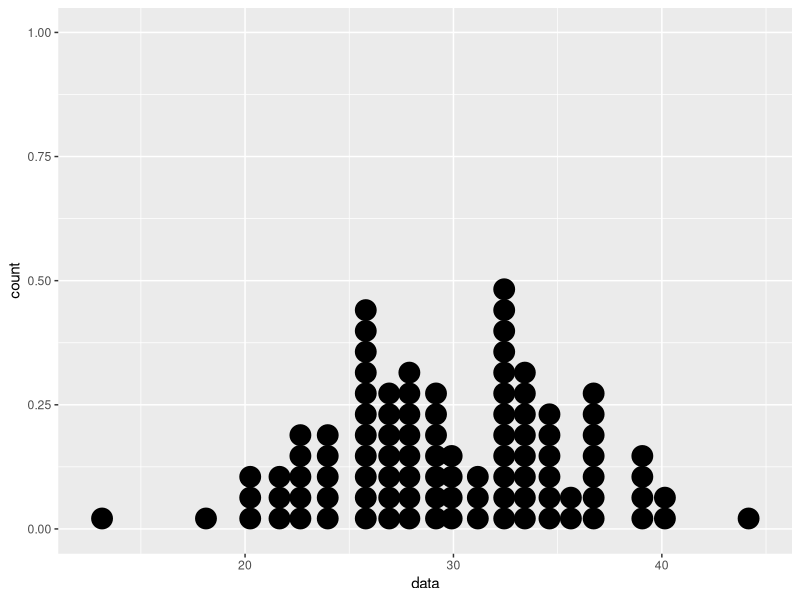
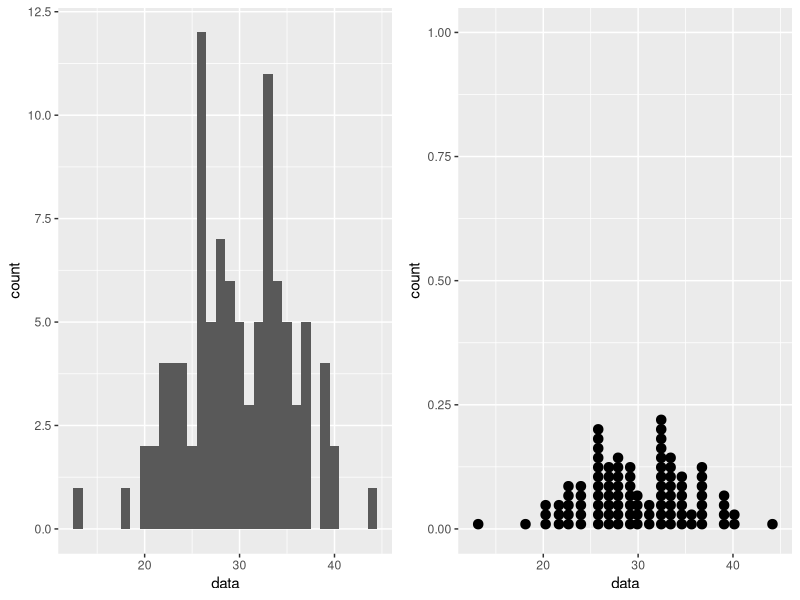
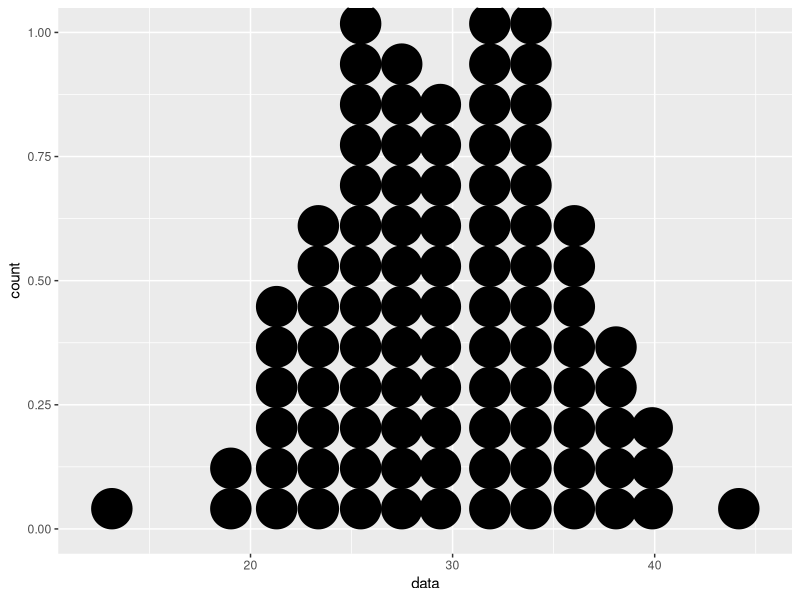
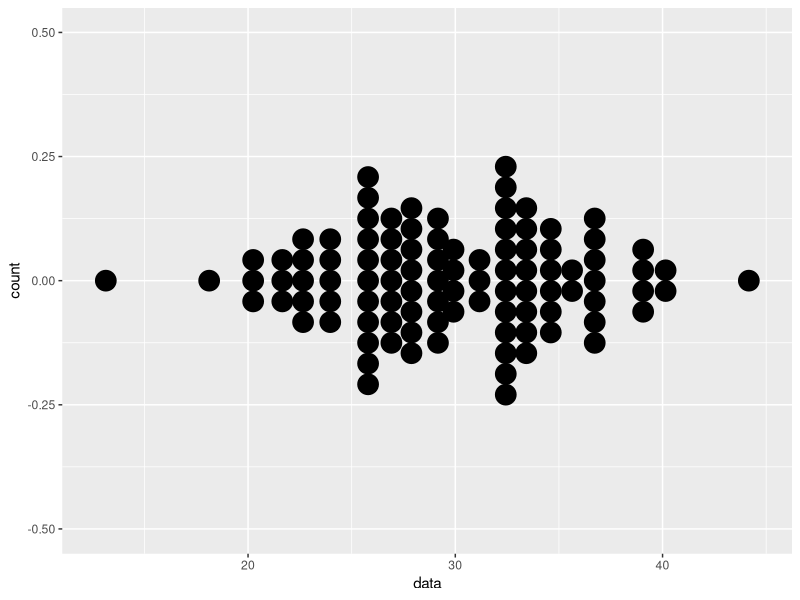
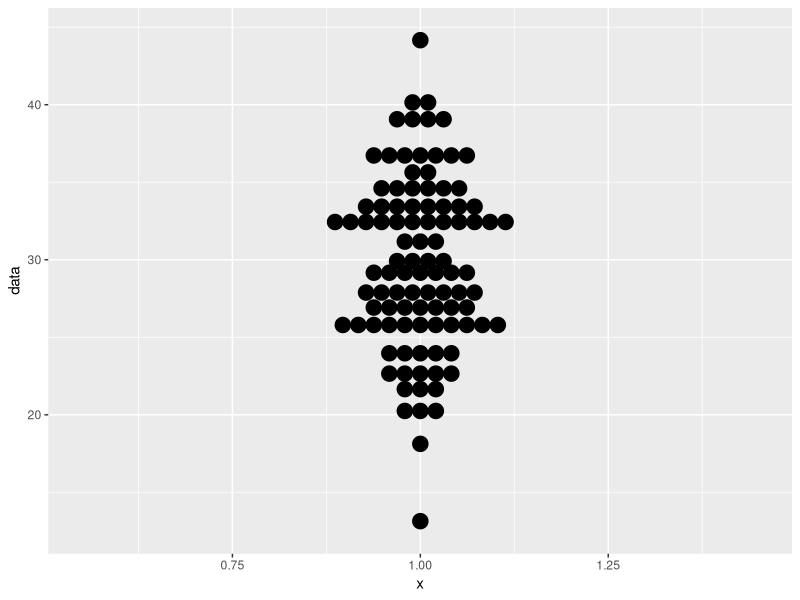
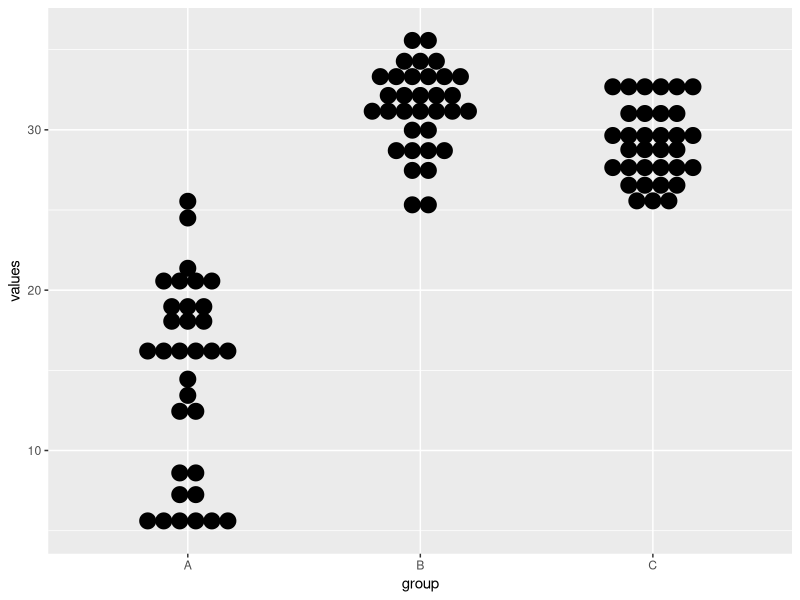
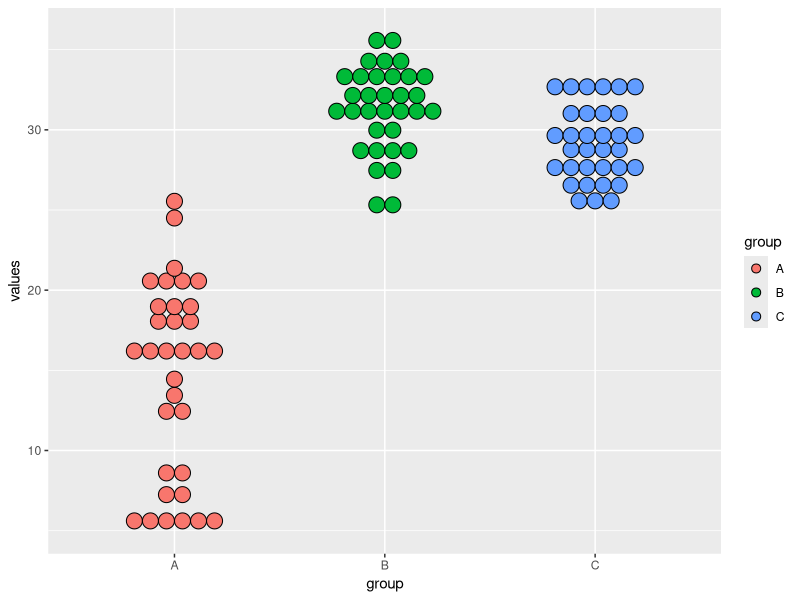

The R script that drew these images, in order:
## ---- chunk 1
knitr::opts_chunk$set(echo = TRUE, fig.align='center')

# title: Creating a dot plot
# author: jonathan
# revised: 17/2/2020 

WEB <- c("https://bioceed.uib.no/dropfolder/bioSTATS/Rmd/Basic/Visualizing/Simple/dot-plot.html")
GIT <- c("https://github.com/jonathansoule/biostats/blob/master/Basic/Visualizing/Simple/dot-plot.Rmd")
library(ggplot2)
library(gridExtra)
## ---- chunk 2
# ID
ID <- 1:100
# sample data
data <- rnorm(100, mean=30, sd=5)
# dataframe
df <- data.frame(ID,data)
## ---- chunk 3
ggplot(df, aes(data)) + 
  geom_dotplot(binwidth = 1)
## ---- chunk 4
grid.arrange(
  ggplot(df, aes(data)) +          # histogram
    geom_histogram(binwidth = 1),
  ggplot(df, aes(data)) +          # dotplot
    geom_dotplot(binwidth = 1),
  ncol=2
)
## ---- chunk 5
ggplot(df, aes(data)) + 
  geom_dotplot(binwidth = 2)
## ---- chunk 6
ggplot(df, aes(data)) + 
  geom_dotplot(binwidth = 1, stackdir = "center")
## ---- chunk 7
ggplot(df, aes(x = 1, data)) + 
  geom_dotplot(binwidth = 1, stackdir = "center", binaxis = "y")
## ---- chunk 8
# ID
ID <- 1:99
# sample data
group <- rep(c("A","B","C"), each =33)
values <- c(runif(33, min=5, max=26), runif(33, min=25, max=36), runif(33, min=25, max=33))
# dataframe
df2 <- data.frame(ID, group, values)
## ---- chunk 9
ggplot(df2, aes(x = group, y = values)) + 
  geom_dotplot(binwidth = 1, stackdir = "center", binaxis= "y")
## ---- chunk 10
ggplot(df2, aes(x = group, y = values, fill = group)) + 
  geom_dotplot(binwidth = 1, stackdir = "center", binaxis= "y")
